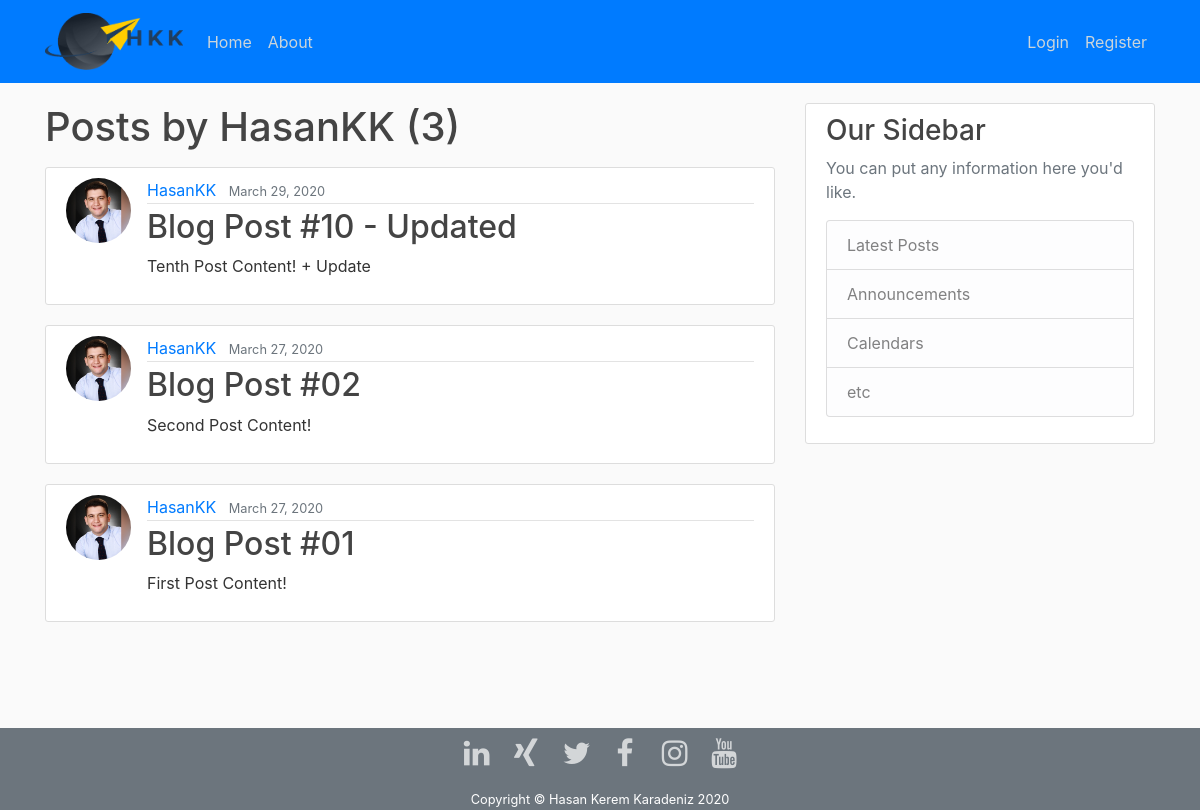
The app's page /user/HasanKK, older data.
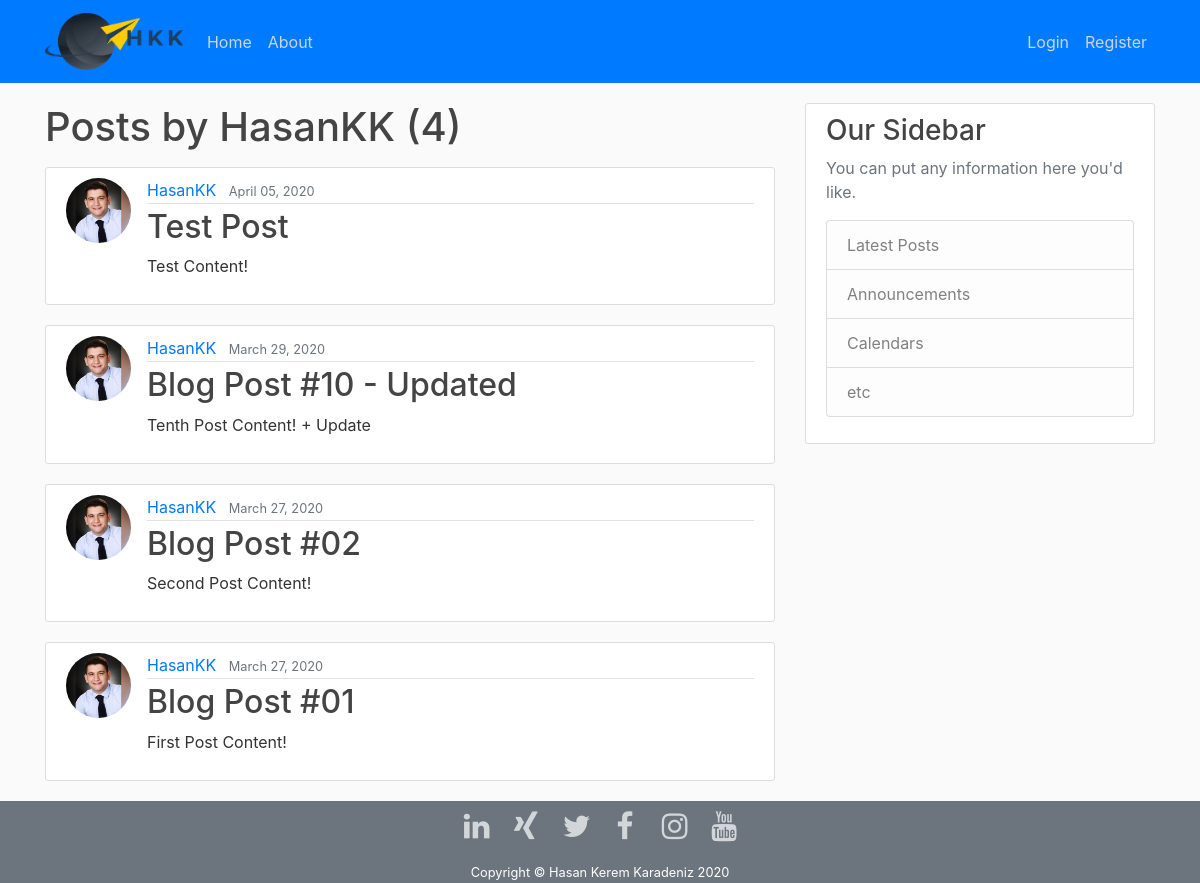
The same page, newer data.
### blog/models.py (models this page shows, shortened)
class Post(models.Model):
    title = models.CharField(max_length=100)
    content = models.TextField()
    date_posted = models.DateTimeField(default=timezone.now)
    author = models.ForeignKey(User, on_delete=models.CASCADE)

### users/models.py (models this page shows, shortened)
class Profile(models.Model):
    user = models.OneToOneField(User, on_delete=models.CASCADE)
    image = models.ImageField(default='default.jpg', upload_to='profile_pics')

### blog/views.py (the view)
# urls.py: path('user/<str:username>', UserPostListView.as_view(), name='user-posts'),
class UserPostListView(ListView):
    model = Post
    template_name = 'blog/user_posts.html'    # <app>/<model>_<viewtype>.html
    context_object_name = 'posts'
    paginate_by = 5
    def get_queryset(self):
        user = get_object_or_404(User, username=self.kwargs.get('username'))
        return Post.objects.filter(author=user).order_by('-date_posted')

### blog/templates/blog/user_posts.html (shortened to what this page needs)
{% extends "blog/base.html" %}
{% block content %}
    <h1 class="mb-3"> Posts by {{ view.kwargs.username }} ({{ page_obj.paginator.count }})</h1>
    {% for post in posts %}
        <article class="media content-section">
            <img class="rounded-circle article-img" src="{{ post.author.profile.image.url }}">
            <div class="media-body">
                <div class="article-metadata">
                    <a class="mr-2" href="{% url 'user-posts' post.author.username %}">{{ post.author }}</a>
                    <small class="text-muted">{{ post.date_posted|date:"F d, Y" }}</small>
                </div>
                <h2><a class="article-title" href="{% url 'post-detail' post.id %}">{{ post.title }}</a></h2>
                <p class="article-content">{{ post.content }}</p>
            </div>
        </article>
    {% endfor %}
{% endblock %}

Row changes from the older to the newer data that the page shows:
added Post: author.profile.image (picture), author "HasanKK", date_posted "April 05, 2020", title "Test Post", content "Test Content!"
Text that changed along with them:
{{ page_obj.paginator.count }}: "3" → "4"
